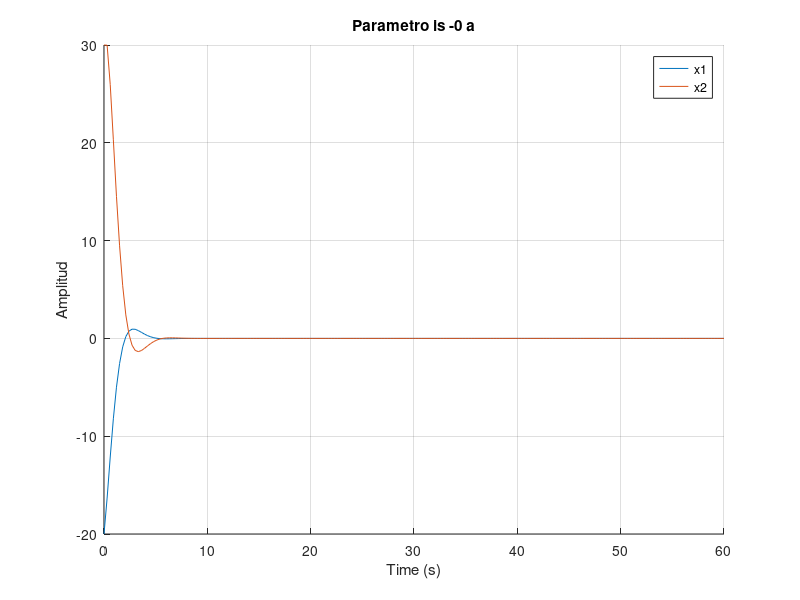
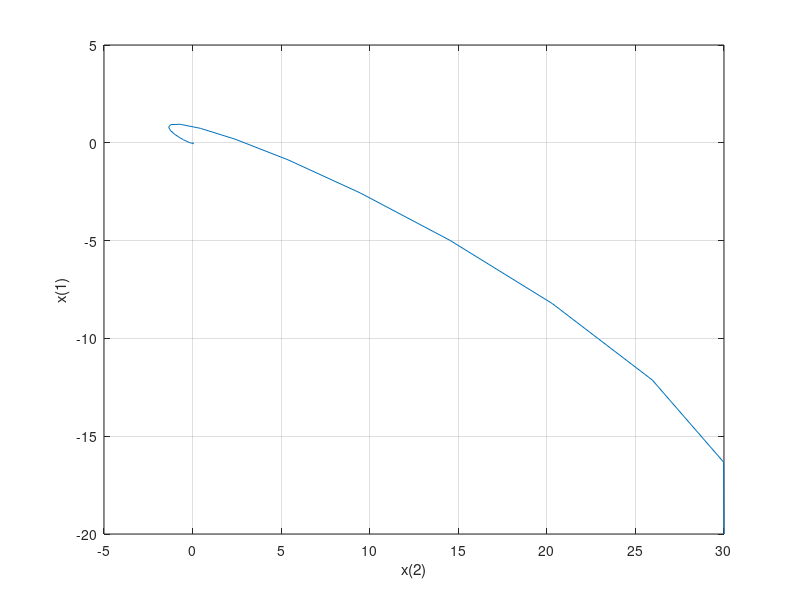

These charts were generated, in order, by the following MATLAB code:
%%%%%%%%%%%%%%%%%%%%%%%%%%%%%%%%%%%%%%%%%%%%%%%%%%%%%%%%5
% LABORATORIO2  - Control No Lineal  - SCA
% Apellidos y Nombres: VILCAPAZA GOYZUETA DENILSON JEAN
%                       Mamani Huanca Jhoel Rene
% GRUPO: A

%%%%%%%%%%%%%%%%%%%%%%%%%%%%%%%%%%%%%%%%%%%%%%%%%%%%%%%%%

function lab2_pr()
  clear all ; close all ;
  
  to = 0; % tiempo de inicio
  tf = 60; % end time
  t=linspace(to,tf,200) ;
  
  xo(1) =-20; % condidicoens iniciales
  xo(2) = 30;
  
  global a % variable global
  a=-0;   %randi([-1,2],1,1)% VARIACION PARAMETRICA DE PARTE NO LINEAL 

  
  %u = 1;
  global fileID                                     
  fileID = fopen('datos.txt','w')         %fileID identificador de archcivo
                                           % creacion de archivo modo escritura
  k=fileID
  
  options1 = odeset( 'RelTol', 0.01) % cracateristoicas de solucion numerica ODESET
  fprintf('El valor de parametro "a" es %5.2f \n', a)
  
  % X es variable
  [t,x] = ode23 (@(t,x)nonlinear ( t , x ),t ,xo,options1 ) ; %  otra forma de resolver ecu. difrenciales de primer grado
  %[T ,Y] = ode45 (@(t,y)test(t ,y ,b ) ,tspan , y0 ) ; % One comma removed
 
 fclose( fileID); % cierra el archivo creado
  
  xlabel( 'Time (s)' )
  ylabel( 'Amplitud' )
  hold on
  plot(t,x(:,1))
  plot(t,x(:,2))
  legend('x1','x2')
  title(['Parametro is ',num2str(a),' a'])
  grid
  
  figure(2)
  plot(x(:,2),x(:,1))
  xlabel('x(2)'); ylabel('x(1)');
  grid
end 
  
function [xdot] = nonlinear(t,x) % FUNCION para ODE - ya con la ley d contorl 
  global fileID                                             % Variable gloal, conocida para todas funciones
  global a

  %a=randi([-1,2],1,1)% VARIACION PARAMETRICA DE PARTE NO LINEAL 
  
  k=1;  %   k=1;  INICIAL VALUE
  
  % control backstepping ley de control
  u=((-2-a*cos(x(1)))*(x(1) + a*sin(x(1)) + x(2)) - x(1) -k*(x(2)+2*x(1)+a*sin(x(1)))); 
  
  % modelo dinamico
  xdot=[x(1)+ a*sin(x(1)) + x(2);u];
  fprintf(fileID,'%10.6f %10.6f %10.6f %10.6f \n ',t,u,x(1),x(2)); % sirve para 
                    %guradar en fileID los datos de teccer arguento en adelante

  % esta funcion esta atacando dentro alka funcion ode23 
end
  
  % Cuestionario 
  % 1. k=1000  - verificar estabiliidad y porque varia result - COMENTAR DEMOSTRACION
    
##    Segun la teoria de control backstepping cuando se proyetc la 
##    v por feedback linearization la constante k debe ser mayor a cero para garantizar 
##    la estabilidad de lyapunov, entre mas aumente k, aumentara tambien la cantidad de 
##    resultados en x2,u,x1 - 
##    en cierta manera al aumentar k podria hace un consumo de enegia al sistema contorl


  % 2. incertidumbre 1 < a < 3. verificar estabilidad y plotear - COMENTAR DEMOSTRACION
  ##  En el regimen transitorio este permanece inestable el controladroe proyectado 
##  cuando se eleva el valor de A el regimen permanten tarda en llegar, o trada en estanilizarse
 


##en este caso de puso el vaolor estimado mas no el peor de los casos, entonces si 
##varia el paraemtero a a sus peorres casos, l amnetar los valores de 
##"a" que tarara e llegar al regimen el evolucion de los estados, tamnein en refimen 
##transitorioa seve que sufre demasidas variaciones al umentar y disminuir el valor d
##"a" , lo ideal seria tomar como cero este valor, para eliminar las no linalidades

  
  % 3. Proyecte una ley de control robusta con incertidumbre en 1 < c(t) < 2 
  %     - TALVES(MODOS DESLIZANTES)- VALIDADR NUMERICAMENTE
  
  
  
  % 4. Proyecte una ley de control ADAPTATIVA robusta - VALIDADR NUMERICAMENTE
  
  
  
  
  